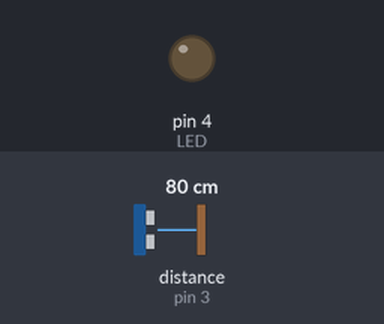
The sketch below on a simulated Arduino Uno, built with avr-gcc and run on an emulated ATmega328P. On the bench: output pins drawn as LEDs (lit = HIGH). Wiring (inferred from the names in the program): ultrasonic range finder: trigger pin 2; echo pin 3. Inputs (shaded band) come from the test bench; at power-on: distance to the obstacle (sensor on pin 3) 80 cm. The echo pulse lasts 58.3 µs per cm; pins used as bus, display or sensor lines are not drawn.

Above: at 1.2 s.
1.3 s: distance to the obstacle (sensor on pin 3) set to 23 cm
2.8 s: distance to the obstacle (sensor on pin 3) set to 19 cm
At 3.4 s:
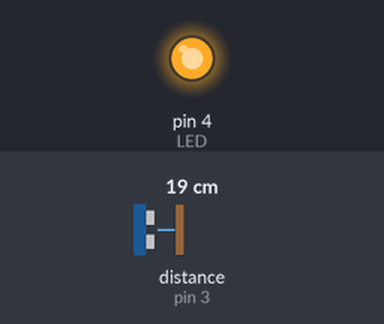
4.3 s: distance to the obstacle (sensor on pin 3) set to 35 cm
At 5.3 s:
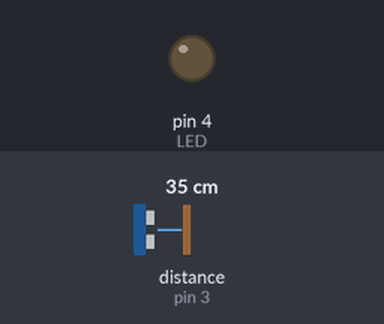
5.8 s: distance to the obstacle (sensor on pin 3) set to 2 cm
At 6.7 s:
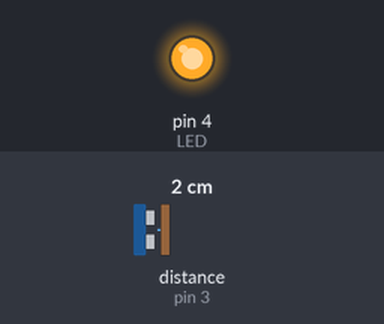
Timing chart, 0 to 8.3 s (numbered marks = the images above; inputs shaded):
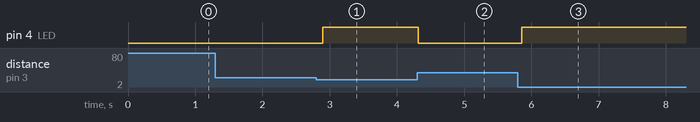

Measured:
- the behaviour switches between 21 and 20 cm on distance to the obstacle (sensor on pin 3) (found by bisection; images 0 and 1)
- after the input at 1.3 s, every drawn part: stays the same
- after the input at 2.8 s, pin 4 (LED): LOW → HIGH after 0.10 s
- after the input at 4.3 s, pin 4 (LED): HIGH → LOW at once
- after the input at 5.8 s, pin 4 (LED): LOW → HIGH after 0.06 s

The sketch:

Proximidad.ino
```cpp
/*
 Proximidad

 Usamos el sensor ultrasónico HC-SR04 como un sensor discreto, a partir de una distancia como umbral definimos si existe presencia o no de un objeto cercano,
 dependiendo si la distancio es mayor o menor al umbral, activamos o apagamos una salida digital(LED)

 Conexiones:
  -------------------
  HC-SR04  -> Arduino
  -------------------
  pin VCC  -> 5V
  pin TRIG -> D2
  pin ECHO -> D3
  pin GND  -> GND
  -------------------
  LED --> D4 (con resistencia min 220k)
  -------------------
  *Puede cambiar las conexiones a otros pines del arduino modificando las variables que definen los pines

 Ejemplo creado por Naylamp Mechatronics con dominio público

 Última modificación el 17/08/2020

 Más información en:
   -https://naylampmechatronics.com/blog/10_tutorial-arduino-y-sensor-ultrasonico-hc-sr04.html
   -https://github.com/naylampmechatronics/Examples_HC-SR04

 */

const int Trigger = 2;   //Pin digital 2 para el Trigger del sensor
const int Echo = 3;   //Pin digital 3 para el Echo del sensor
const int LED = 4;   //Pin digital 4 para el Echo del sensor

int umbral_cm=20; // Distancia(cm) máxima para considerar como objeto cercano

void setup() {
  //Serial.begin(9600);//descomentar para monitorear distancia
  pinMode(Trigger, OUTPUT); //pin Trigger como salida
  pinMode(Echo, INPUT);  //pin Echo como entrada
  pinMode(LED, OUTPUT); //pin LED como salida
  digitalWrite(Trigger, LOW);//Inicializamos el pin con estada bajo
  digitalWrite(LED, LOW);//Inicializamos el pin (LED apagado)
}

void loop()
{

  long distancia=sensar_cm(); //obtenemos la distancia
  //Serial.println(distancia); //descomentar para monitorear distancia
  if(distancia<umbral_cm) //si la distancia es inferior al umbral
  {
    digitalWrite(LED, HIGH);//LED encendido
  }
  else
  {
    digitalWrite(LED, LOW);//LED apagado
  }

  delay(100);          //pausa de 100ms
}

long sensar_cm()
{
  long t; //timepo que demora en llegar el eco
  long d; //distancia en centimetros

  digitalWrite(Trigger, HIGH);
  delayMicroseconds(10);          //Enviamos un pulso de 10us
  digitalWrite(Trigger, LOW);

  t = pulseIn(Echo, HIGH); //obtenemos el ancho del pulso
  d = t/59;             //escalamos el tiempo a una distancia en cm

  return(d);
}
```
